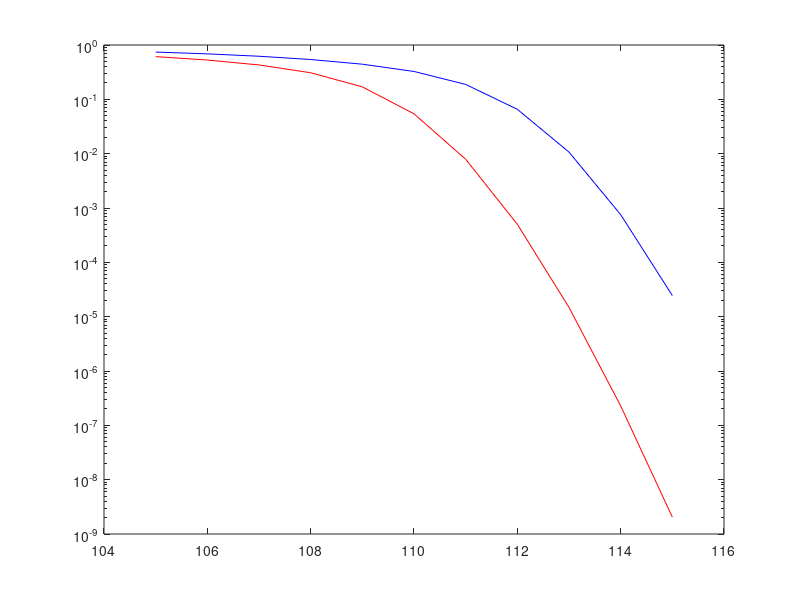

MATLAB code for this plot:
% The codes is for paper of "STAR-IOS Aided NOMA Networks: Channel Model Approximation and Performance Analysis"
%  in IEEE Transactions on Wireless Communications, vol. 21, no. 9, pp. 6861-6876, Sept. 2022, doi: 10.1109/TWC.2022.3152703.


clc
clear all; 

%% setting
num = 1*1e4;          % simulation number             
P_dBM = 15:25;              %transmit power dBm
P_t= 10.^((P_dBM-30)./10);

BW=10*10^6; %10 MHz
Nf=10;%dB
sigma2_dbm= -170+10*log10(BW)+Nf; %Thermal noise in dBm
sigma_square=10^((sigma2_dbm-30)/10);

fc = 1e9; % 1 GHz carrier
c = 3*10^8; % speed of light
wavelength=3*10^8./fc;%wavelength
C_L=(wavelength/(4*pi))^2; %intercept of NLOS


rho = P_t./sigma_square; %%transmit power
rho_dB = 10.*log10(rho);

alpha = 2.4;                 % large-scale parameter

N=30; % num of RIS elements

k = 2; %% Rician parameter
s = sqrt(k./(1+k)); % matlab paramiter one
sigma = sqrt( 1./ (2.*(1+k))  ); % matlab paramiter Two

a_rfr = 0.6;
a_rfl = 0.4; %power allocation from BS

beta_rfr = 0.3; %power allocation by RIS
beta_rfl = 0.7;

R = 20; % RIS surving range
r_1 = 100; % distance between BS to RIS

R_user=0.1;  % threshold of SNR
R_SIC=0.1;
gamma_th =2.^(R_user)-1;
gamma_th_SIC=2.^(R_SIC)-1;
% 
A= 30;
B_rfr = 22.46;% 6.739;
B_rfl = 22.46;% 15.58 ;


% A= 20;
% B_rfr = 15.06;
% B_rfl = B_rfr;

Gamma = max([gamma_th_SIC*sigma_square/(a_rfr-gamma_th_SIC*a_rfl), gamma_th*sigma_square/a_rfl]);
Gamma3 = gamma_th*sigma_square/(a_rfr-gamma_th*a_rfl);


%% analysis with curve fitting
for i = 1:length(rho)
    if a_rfr >gamma_th_SIC*a_rfl && a_rfr >gamma_th*a_rfl
        index_rfr = Gamma3/(P_t(i)*C_L^2)*r_1^alpha/B_rfr/beta_rfr ;
        index_rfl = Gamma/(P_t(i)*C_L^2)*r_1^alpha/B_rfl/beta_rfl ;
        P_out_rfl(i) = 2/R^2*integral(@(x)x.*gammainc(index_rfl.*x.^alpha,A) ,0,R);
        P_out_rfr(i) = 2/R^2*integral(@(x)x.*gammainc(index_rfr.*x.^alpha,A) ,0,R);
    end
end

semilogy(rho_dB,P_out_rfl,'r-')
hold on;
semilogy(rho_dB,P_out_rfr,'b-')
hold on;
